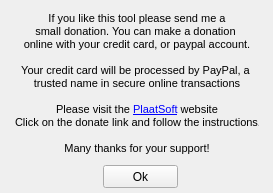
<?xml version="1.0" encoding="UTF-8"?>
<ui version="4.0">
 <class>Donate</class>
 <widget class="QWidget" name="Donate">
  <property name="geometry">
   <rect>
    <x>0</x>
    <y>0</y>
    <width>273</width>
    <height>193</height>
   </rect>
  </property>
  <property name="windowTitle">
   <string>Form</string>
  </property>
  <widget class="QLabel" name="label">
   <property name="geometry">
    <rect>
     <x>15</x>
     <y>9</y>
     <width>244</width>
     <height>149</height>
    </rect>
   </property>
   <property name="text">
    <string>&lt;!DOCTYPE HTML PUBLIC &quot;-//W3C//DTD HTML 4.0//EN&quot; &quot;http://www.w3.org/TR/REC-html40/strict.dtd&quot;&gt;
&lt;html&gt;&lt;head&gt;&lt;meta name=&quot;qrichtext&quot; content=&quot;1&quot; /&gt;&lt;style type=&quot;text/css&quot;&gt;
p, li { white-space: pre-wrap; }
&lt;/style&gt;&lt;/head&gt;&lt;body style=&quot; font-family:'MS Shell Dlg 2'; font-size:8.25pt; font-weight:400; font-style:normal;&quot;&gt;
&lt;p align=&quot;center&quot; style=&quot; margin-top:0px; margin-bottom:0px; margin-left:0px; margin-right:0px; -qt-block-indent:0; text-indent:0px;&quot;&gt;&lt;span style=&quot; font-size:8pt;&quot;&gt;If you like this tool please send me a&lt;/span&gt;&lt;/p&gt;
&lt;p align=&quot;center&quot; style=&quot; margin-top:0px; margin-bottom:0px; margin-left:0px; margin-right:0px; -qt-block-indent:0; text-indent:0px;&quot;&gt;&lt;span style=&quot; font-size:8pt;&quot;&gt;small donation. You can make a donation &lt;/span&gt;&lt;/p&gt;
&lt;p align=&quot;center&quot; style=&quot; margin-top:0px; margin-bottom:0px; margin-left:0px; margin-right:0px; -qt-block-indent:0; text-indent:0px;&quot;&gt;&lt;span style=&quot; font-size:8pt;&quot;&gt;online with your credit card, or paypal account.&lt;/span&gt;&lt;/p&gt;
&lt;p align=&quot;center&quot; style=&quot;-qt-paragraph-type:empty; margin-top:0px; margin-bottom:0px; margin-left:0px; margin-right:0px; -qt-block-indent:0; text-indent:0px; font-size:8pt;&quot;&gt;&lt;/p&gt;
&lt;p align=&quot;center&quot; style=&quot; margin-top:0px; margin-bottom:0px; margin-left:0px; margin-right:0px; -qt-block-indent:0; text-indent:0px;&quot;&gt;&lt;span style=&quot; font-size:8pt;&quot;&gt;Your credit card will be processed by PayPal, a &lt;/span&gt;&lt;/p&gt;
&lt;p align=&quot;center&quot; style=&quot; margin-top:0px; margin-bottom:0px; margin-left:0px; margin-right:0px; -qt-block-indent:0; text-indent:0px;&quot;&gt;&lt;span style=&quot; font-size:8pt;&quot;&gt;trusted name in secure online transactions&lt;/span&gt;&lt;/p&gt;
&lt;p align=&quot;center&quot; style=&quot;-qt-paragraph-type:empty; margin-top:0px; margin-bottom:0px; margin-left:0px; margin-right:0px; -qt-block-indent:0; text-indent:0px; font-size:8pt;&quot;&gt;&lt;/p&gt;
&lt;p align=&quot;center&quot; style=&quot; margin-top:0px; margin-bottom:0px; margin-left:0px; margin-right:0px; -qt-block-indent:0; text-indent:0px;&quot;&gt;&lt;span style=&quot; font-size:8pt;&quot;&gt;Please visit the &lt;/span&gt;&lt;a href=&quot;http://www.plaatsoft.nl&quot;&gt;&lt;span style=&quot; font-size:8pt; text-decoration: underline; color:#0000ff;&quot;&gt;PlaatSoft&lt;/span&gt;&lt;/a&gt;&lt;span style=&quot; font-size:8pt;&quot;&gt; website&lt;/span&gt;&lt;/p&gt;
&lt;p align=&quot;center&quot; style=&quot; margin-top:0px; margin-bottom:0px; margin-left:0px; margin-right:0px; -qt-block-indent:0; text-indent:0px;&quot;&gt;&lt;span style=&quot; font-size:8pt;&quot;&gt;Click on the donate link and follow the instructions.&lt;/span&gt;&lt;/p&gt;
&lt;p align=&quot;center&quot; style=&quot;-qt-paragraph-type:empty; margin-top:0px; margin-bottom:0px; margin-left:0px; margin-right:0px; -qt-block-indent:0; text-indent:0px; font-size:8pt;&quot;&gt;&lt;/p&gt;
&lt;p align=&quot;center&quot; style=&quot; margin-top:0px; margin-bottom:0px; margin-left:0px; margin-right:0px; -qt-block-indent:0; text-indent:0px;&quot;&gt;&lt;span style=&quot; font-size:8pt;&quot;&gt;Many thanks for your support!&lt;/span&gt;&lt;/p&gt;&lt;/body&gt;&lt;/html&gt;</string>
   </property>
   <property name="textFormat">
    <enum>Qt::RichText</enum>
   </property>
  </widget>
  <widget class="QPushButton" name="pushButton">
   <property name="geometry">
    <rect>
     <x>103</x>
     <y>165</y>
     <width>75</width>
     <height>23</height>
    </rect>
   </property>
   <property name="text">
    <string>Ok</string>
   </property>
  </widget>
 </widget>
 <resources/>
 <connections/>
</ui>
